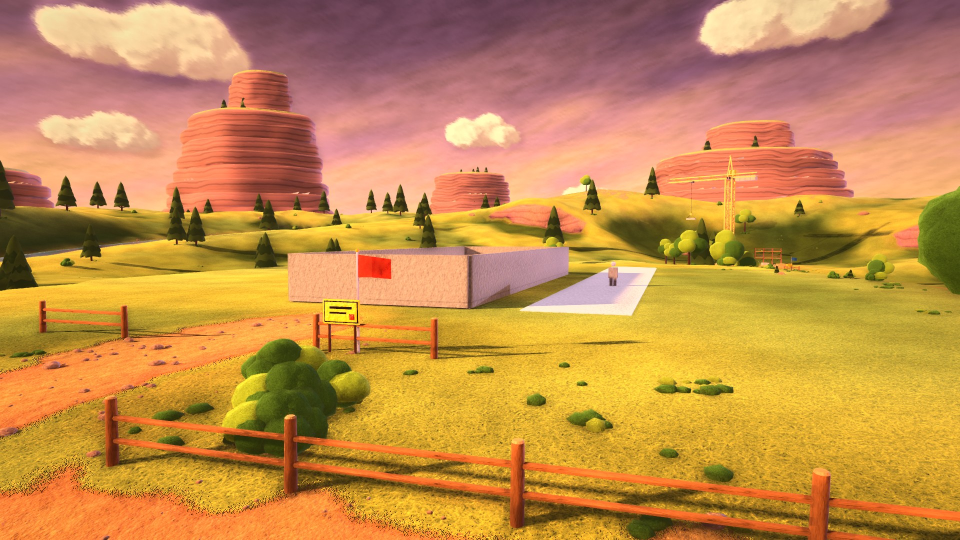
#> input picture docs/shifts/2026-11-20-day/lanes/dio-fable/stills/01_walker_road.jpg, 1920 x 1080 px, given in place of 01_walker_road.png, which was not available (shown at 1/2 size)
$ python sharp.py ../dio-fable/stills/01_walker_road.jpg ../dio-fable/stills/07_parkour_road.jpg
#> lines starting #> are read from the running program, lines starting #| are printed output that depends on the picture
"""Lane cel-fable: two sharpness figures per picture, over three fixed crops (near ground, the middle, the far edge)
of the same shot in two folders: `var` = the variance of a 4-neighbour Laplacian of the grey picture (it counts
paper grain and hatching as sharpness: a flat field scores low), and `edge` = the mean of the strongest 1 % of the
grey steps between neighbouring pixels (how hard the hardest edges are: 255 = a full step in one pixel).
  python sharp.py <dir a> <dir b> [picture name, default 07_parkour_road.png and others]"""
import os
import sys
import numpy as np
from PIL import Image

a, b = sys.argv[1], sys.argv[2]
names = sys.argv[3:] or ["01_walker_road.png", "07_parkour_road.png", "13_lot_river_road.png", "15_lot_bluff_road.png"]
CROPS = {"near ground": (480, 760, 1440, 1060), "middle": (480, 420, 1440, 720), "far edge": (480, 260, 1440, 420)}


def lap_var(path, box):
#> called with box = (480, 760, 1440, 1060)
    g = np.asarray(Image.open(path).convert("L"), dtype=np.float64)[box[1]:box[3], box[0]:box[2]]
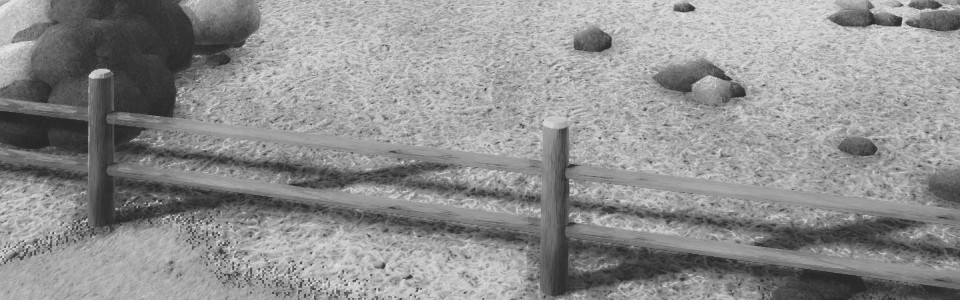
#> g: shape (300, 960) float64; min 34, max 232, mean 143.1
    lap = -4.0 * g[1:-1, 1:-1] + g[:-2, 1:-1] + g[2:, 1:-1] + g[1:-1, :-2] + g[1:-1, 2:]
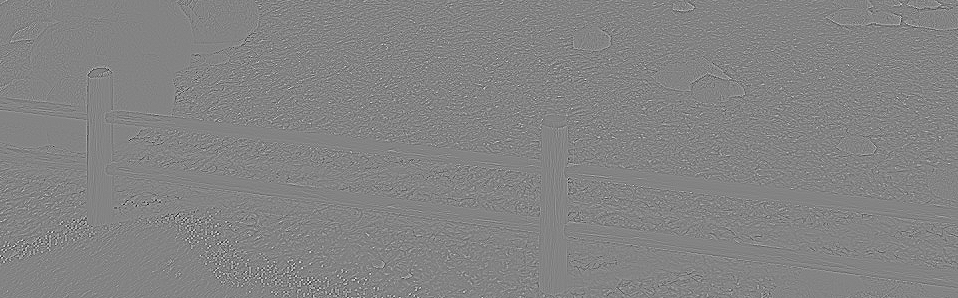
#> lap: shape (298, 958) float64; min -311, max 291, mean 0; drawn with min black and max white
    step = np.maximum(np.abs(np.diff(g, axis=0))[:, :-1], np.abs(np.diff(g, axis=1))[:-1, :]).ravel()
    top = np.sort(step)[-max(1, step.size // 100):]
#> top = 2867 values from 56 to 149
    return "var %.0f edge %.0f" % (float(lap.var()), float(top.mean()))


for f in names:
    pa, pb = os.path.join(a, f), os.path.join(b, f)
    if not (os.path.exists(pa) and os.path.exists(pb)):
        continue
    print(f + ":  " + ";  ".join("%s: %s -> %s" % (k, lap_var(pa, v), lap_var(pb, v)) for k, v in CROPS.items()))
#> call 3 of lap_var, with box = (480, 420, 1440, 720)
#> in lap_var (call 3), `g = np.asarray(Image.open(path).convert("L"), dtype=np.float64)[box[1]..`:
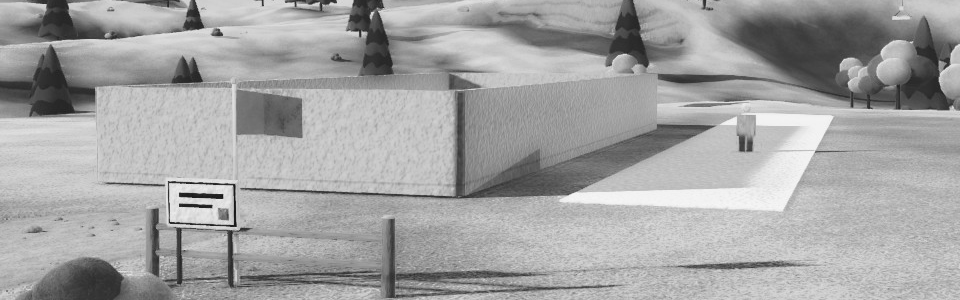
#> g: shape (300, 960) float64; min 17, max 251, mean 163.5
#> in lap_var (call 3), `lap = -4.0 * g[1:-1, 1:-1] + g[:-2, 1:-1] + g[2:, 1:-1] + g[1:-1, :-2]..`:
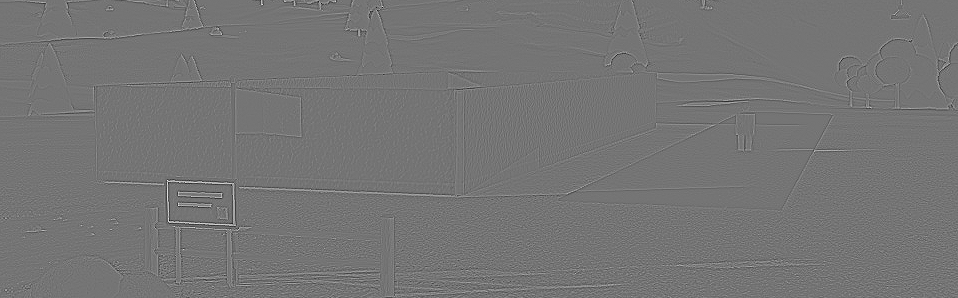
#> lap: shape (298, 958) float64; min -336, max 396, mean 0; drawn with min black and max white
#> in lap_var (call 3), `top = np.sort(step)[-max(1, step.size // 100):]`: top = 2867 values from 70 to 202
#> in lap_var (call 5), `g = np.asarray(Image.open(path).convert("L"), dtype=np.float64)[box[1]..`:
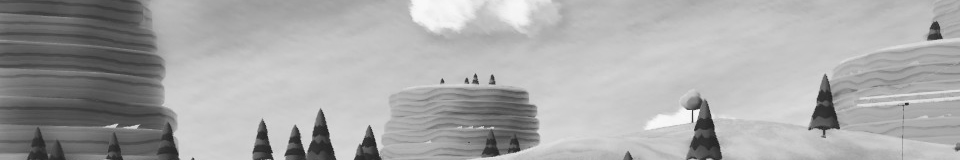
#> g: shape (160, 960) float64; min 30, max 249, mean 168.3
#> in lap_var (call 5), `lap = -4.0 * g[1:-1, 1:-1] + g[:-2, 1:-1] + g[2:, 1:-1] + g[1:-1, :-2]..`:
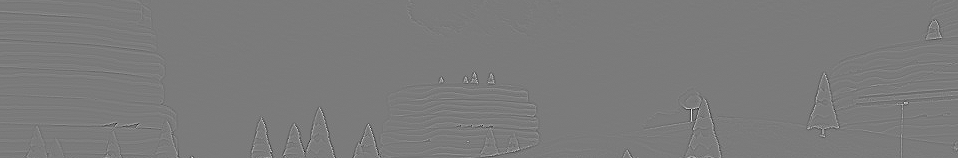
#> lap: shape (158, 958) float64; min -341, max 364, mean 0; drawn with min black and max white
#> in lap_var (call 5), `top = np.sort(step)[-max(1, step.size // 100):]`: top = 1524 values from 46 to 182
#> pass 2 of the loop `for f in names:`:
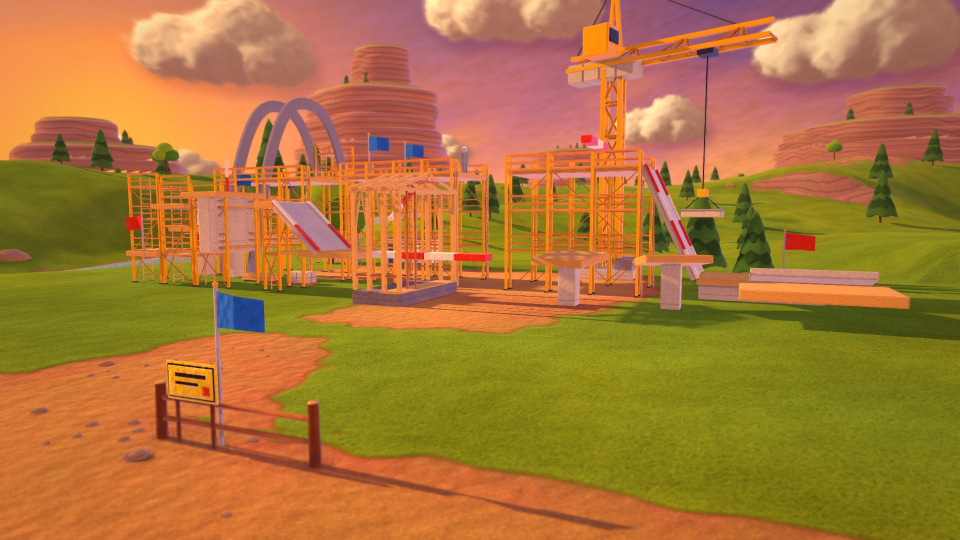
#> input picture docs/shifts/2026-11-20-day/lanes/dio-fable/stills/07_parkour_road.jpg, 1920 x 1080 px, given in place of 07_parkour_road.png, which was not available (shown at 1/2 size)
#> g: shape (300, 960) float64
#> lap: shape (298, 958) float64
#> top = 2867 values from 10 to 48
#> in lap_var (call 9), `lap = -4.0 * g[1:-1, 1:-1] + g[:-2, 1:-1] + g[2:, 1:-1] + g[1:-1, :-2]..`:
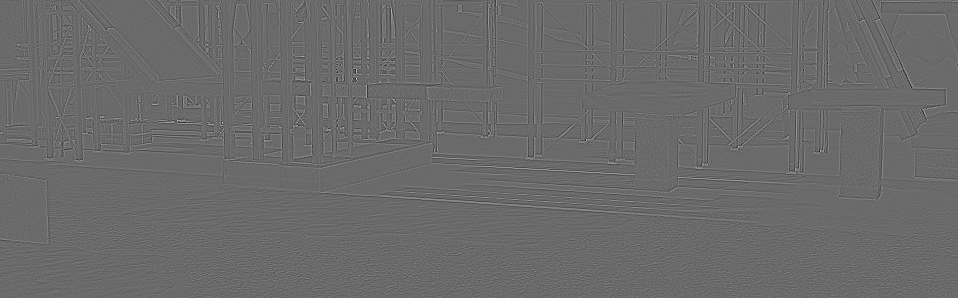
#> lap: shape (298, 958) float64; min -271, max 376, mean 0; drawn with min black and max white
#> top = 2867 values from 53 to 168
#> g: shape (160, 960) float64
#> in lap_var (call 11), `lap = -4.0 * g[1:-1, 1:-1] + g[:-2, 1:-1] + g[2:, 1:-1] + g[1:-1, :-2]..`:
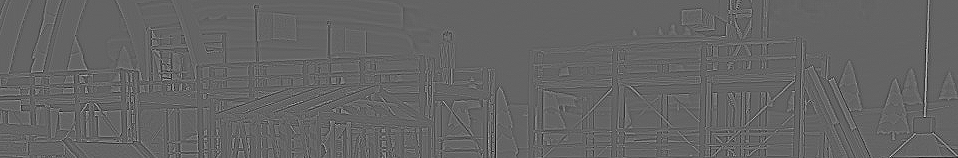
#> lap: shape (158, 958) float64; min -164, max 253, mean 0; drawn with min black and max white
#> top = 1524 values from 49 to 135
#| 07_parkour_road.png:  near ground: var 11 edge 12 -> var 11 edge 12;  middle: var 454 edge 64 -> var 454 edge 64;  far edge: var 408 edge 63 -> var 408 edge 63
#> pass 3 of the loop `for f in names:`:
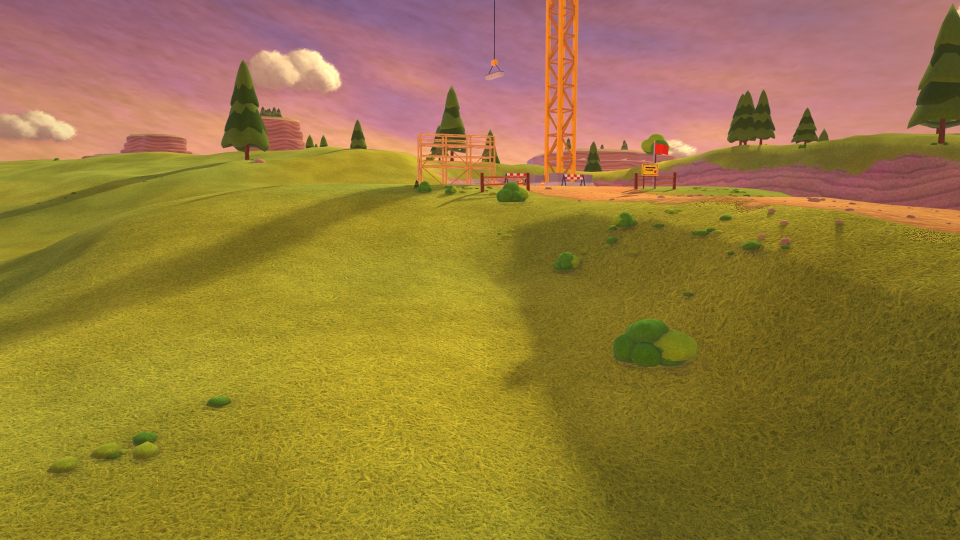
#> input picture docs/shifts/2026-11-20-day/lanes/dio-fable/stills/13_lot_river_road.jpg, 1920 x 1080 px, given in place of 13_lot_river_road.png, which was not available (shown at 1/2 size)
#> g: shape (300, 960) float64
#> lap: shape (298, 958) float64
#> top = 2867 values from 36 to 83
#> in lap_var (call 15), `lap = -4.0 * g[1:-1, 1:-1] + g[:-2, 1:-1] + g[2:, 1:-1] + g[1:-1, :-2]..`:
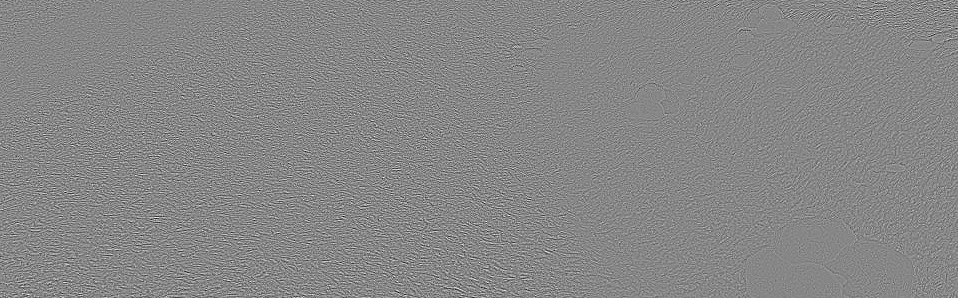
#> lap: shape (298, 958) float64; min -154, max 137, mean 0; drawn with min black and max white
#> top = 2867 values from 32 to 70
#> g: shape (160, 960) float64
#> in lap_var (call 17), `lap = -4.0 * g[1:-1, 1:-1] + g[:-2, 1:-1] + g[2:, 1:-1] + g[1:-1, :-2]..`:
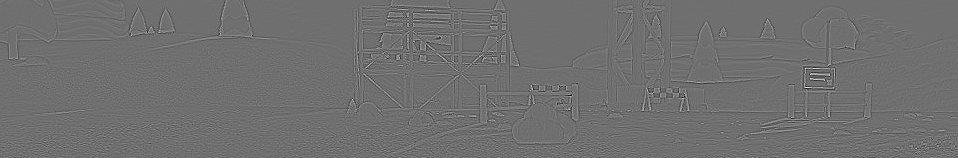
#> lap: shape (158, 958) float64; min -244, max 312, mean 0; drawn with min black and max white
#> top = 1524 values from 53 to 147
#| 13_lot_river_road.png:  near ground: var 675 edge 42 -> var 675 edge 42;  middle: var 522 edge 38 -> var 522 edge 38;  far edge: var 429 edge 68 -> var 429 edge 68
#> the loop made 4 passes; the first 3 are shown
